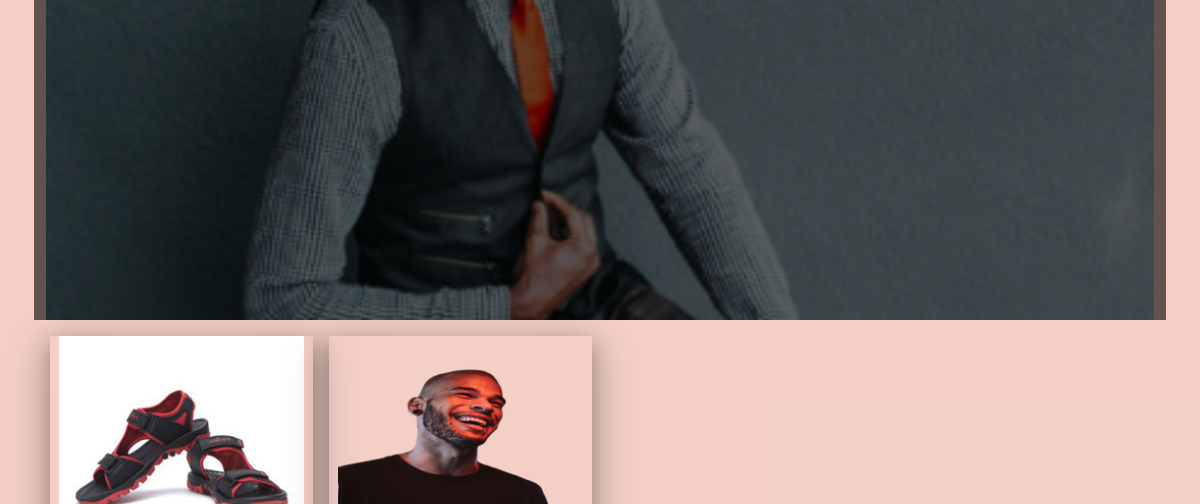
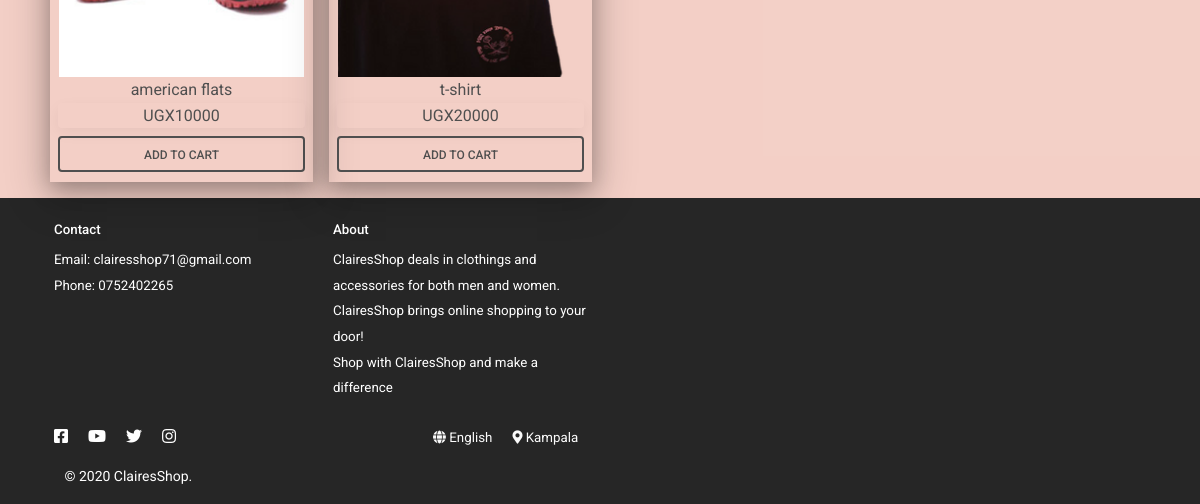
Page /men/ (lower part) on the earlier database version (2 pictures, top to bottom).
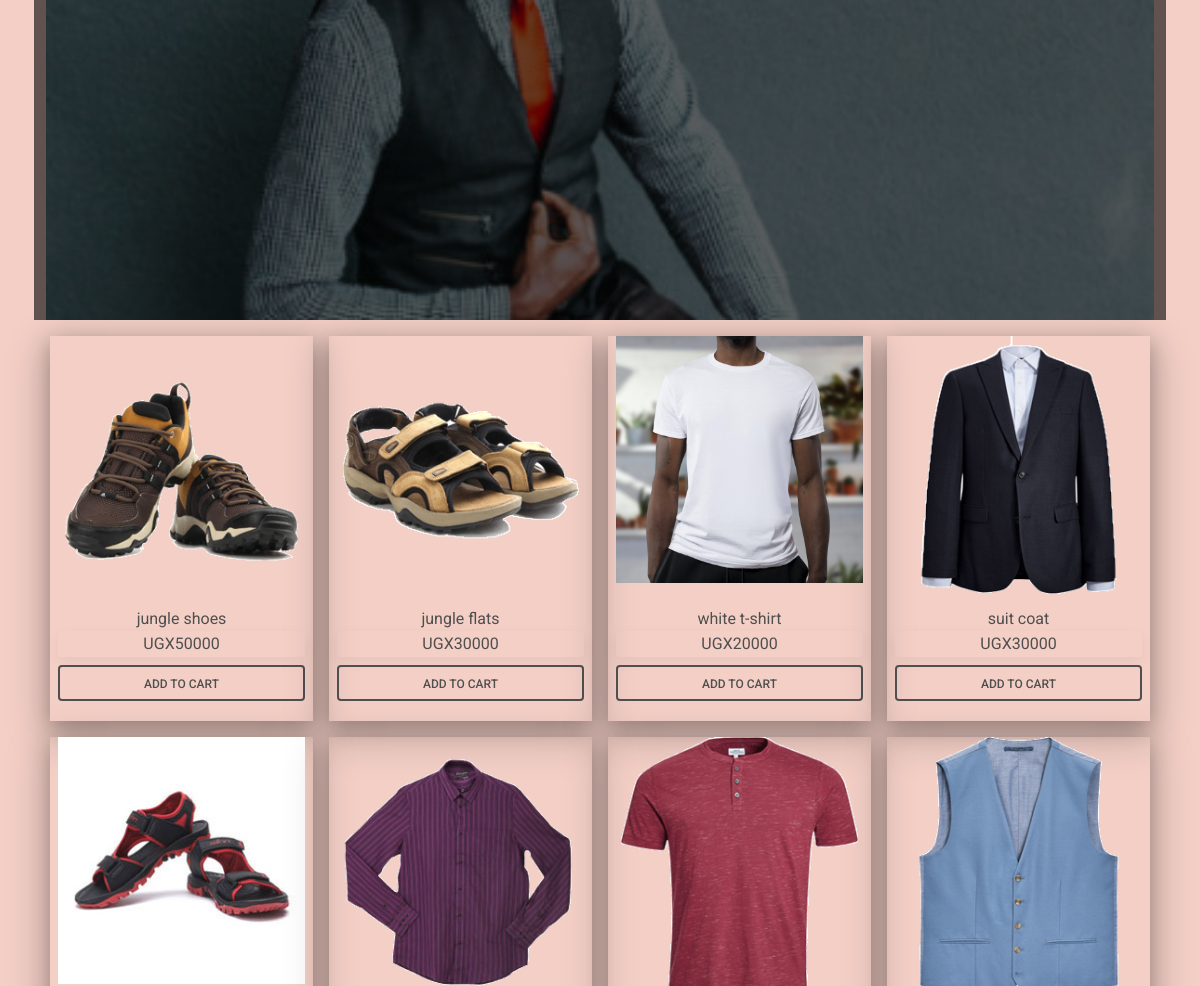
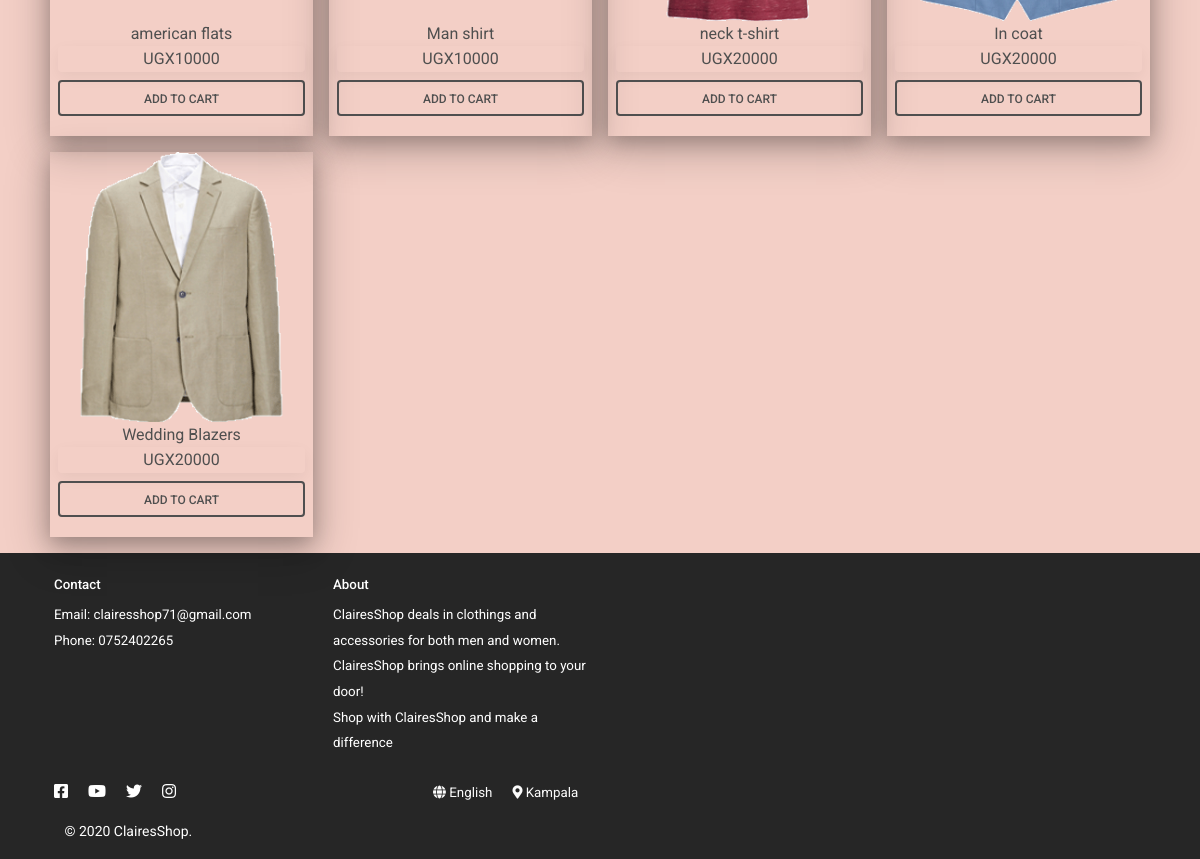
Same page on the later database version (2 pictures, top to bottom).
### core/models.py (models this page shows, shortened)
class Product(models.Model):
    productname = models.CharField(max_length=255)
    type_category_id = models.ForeignKey(
        Type_category, on_delete=models.CASCADE)
    category_id = models.ForeignKey(Category, on_delete=models.CASCADE)
    size = models.CharField(max_length=500)
    colors = models.CharField(max_length=500)
    product_description = models.TextField()
    price = models.CharField(max_length=255)
    quantit = models.CharField(max_length=255)
    discount = models.CharField(max_length=255, default=0)
    ranking = models.CharField(max_length=255, blank=True)
    picture = models.ImageField(upload_to='images')

### core/views.py (the view)
# urls.py: path('men/', MensShow.as_view(), name='men'),
class MensShow(TemplateView):
    template_name = "product_m.html"
    def get_context_data(self, *args, **kwargs):
        context = super(MensShow, self).get_context_data(*args, **kwargs)
        myquery = Product.objects.all().select_related().filter(
            type_category_id=1).order_by('?')
        context['men'] = myquery
        return context

### templates/product_m.html (shortened to what this page needs)
{% extends 'base.html' %} {% load static %} {% block product_m %}
<div class="container">
  <div class="row">
    <div class="bg-image h-25">
      <img
        src="{% static '/img/mansuit3.jpg' %}"
        class="img-fluid w-100"
        alt="Sample"
      />
      <div class="mask" style="background-color: rgba(0, 0, 0, 0.6)">
        <div class="d-flex justify-content-center align-items-center h-100">
        </div>
      </div>
    </div>
  </div>
</div>
<div class="container">
  <div class="row p-lg-2 p-md-0">
    {% for x in men %}
    <div class="col-lg-3 col-md-6 p-lg-2">
      <div class="px-2 shadow-5-strong w-auto h-100">
        <div class="singlebox">
          <a href="{% url 'single' x.pk  %}"
              ><img
                src="{{ x.picture.url }}"
                alt=""
                srcset=""
                class="fitter"
            /></a>
        </div>
        <div id="name" class="d-flex justify-content-center rounded">
          {{ x.productname }}
        </div>
        <div id="price" class="shadow-2 d-flex justify-content-center rounded">
          <span class="pill pill-primary">UGX</span> {{x.price}}
        </div>
        <div id="preview" class="d-flex justify-content-center rounded">
          <a
            href="#"
            id="ok_btn"
            class="btn btn-block btn-outline-information my-2 my-cart-btn"
            data-id="{{ x.pk }}"
            data-name="{{ x.productname }}"
            data-summary="summary {{ x.productname }}"
            data-price="{{x.price}}"
            data-quantity="1"
            data-image="{{ x.picture.url }}"
            >Add to cart</a
          >
        </div>
      </div>
    </div>
    {% endfor %}
  </div>
</div>
{% endblock product_m %}

### templates/base.html (shortened to what this page needs)
{% load static %}
<!DOCTYPE html>
<html lang="en">
  <head>
    <link
      rel="stylesheet"
      href="https://use.fontawesome.com/releases/v5.11.2/css/all.css"
    />
    <link rel="stylesheet" href="{% static 'css/mdb.min.css' %}" />
    <link rel="stylesheet" href="{% static '/css/mystyle.css' %}" />
  </head>
  <body class="Roboto_bold">
    <main class="mybg">
      <div>{% block product_m %} {% endblock product_m %}</div>
    </main>
    <footer class="bg-dark text-white text-center text-lg-left">
      <div class="container p-4">
        <div class="row">
          <div class="col-lg-3 col-md-12 mb-4 mb-md-0">
            <h5 class="small1 bold">Contact</h5>
            <ul class="list-unstyled mb-0">
              <li>
                <span class="text-white small1">Email: clairesshop71@gmail.com</span>
              </li>
              <li>
                <span class="text-white small1">Phone: 0752402265</span>
              </li>
            </ul>
          </div>
          <div class="col-lg-3 col-md-6 mb-4 mb-md-0">
            <h5 class="small1 bold">About</h5>
            <ul class="list-unstyled mb-0">
              <li>
                <span class="text-white small1">ClairesShop deals
                  in clothings and accessories for both men and women.
                <br> ClairesShop brings online shopping to your door!
              <br>Shop with ClairesShop and make a difference  </span>
              </li>
            </ul>
          </div>
          <div class="col-lg-3 col-md-6 mb-4 mb-md-0">
          </div>
          <div class="col-lg-3 col-md-6 mb-4 mb-md-0">
          </div>
        </div>
      </div>
      <div class="container">
        <div class="row">
          <div class="col-2">
            <a href="#" class="mx-2">
              <i class="fab fa-facebook-square btn-dark"></i
            ></a>
            <a href="#" class="mx-2">
              <i class="fab fa-youtube btn-dark"></i
            ></a>
            <a href="#" class="mx-2"><i class="fab fa-twitter btn-dark"></i></a>
            <a href="#" class="mx-2"
              ><i class="fab fa-instagram btn-dark"></i
            ></a>
            <div class="text-center p-3 small">
              © 2020
              <a class="text-white" href="#">ClairesShop.</a>
            </div>
          </div>
          <div class="col-6 text-center">
            <span class="mx-2">
              <a href="#" class="text-light small1"
                ><i class="fas fa-globe"></i> English</a
              >
            </span>
            <span class="mx-2">
              <a href="#" class="text-light small1">
                <i class="fas fa-map-marker-alt"></i> Kampala
              </a>
            </span>
          </div>
          <div class="col-4">
          </div>
        </div>
      </div>
    </footer>
  </body>
</html>

### static/css/mystyle.css (style rules this page uses)
body { height: auto; }
.mybg { background: rgba(209, 72, 37, 0.26); }
.singlebox { height: 70%; width: auto; }
.fitter { max-width: 100%; max-height: 100%; margin: auto; display: block; }
.Roboto_bold { font-family: "Roboto", sans-serif; }
.small1 { font-size: smaller; }

Differences in the rows shown:
removed Product: picture (picture), productname "t-shirt", price "20000"
added Product: picture (picture), productname "jungle shoes", price "50000"
added Product: picture (picture), productname "jungle flats", price "30000"
added Product: picture (picture), productname "white t-shirt", price "20000"
added Product: picture (picture), productname "suit coat", price "30000"
added Product: picture (picture), productname "Man shirt", price "10000"
added Product: picture (picture), productname "neck t-shirt", price "20000"
added Product: picture (picture), productname "In coat", price "20000"
added Product: picture (picture), productname "Wedding Blazers", price "20000"
